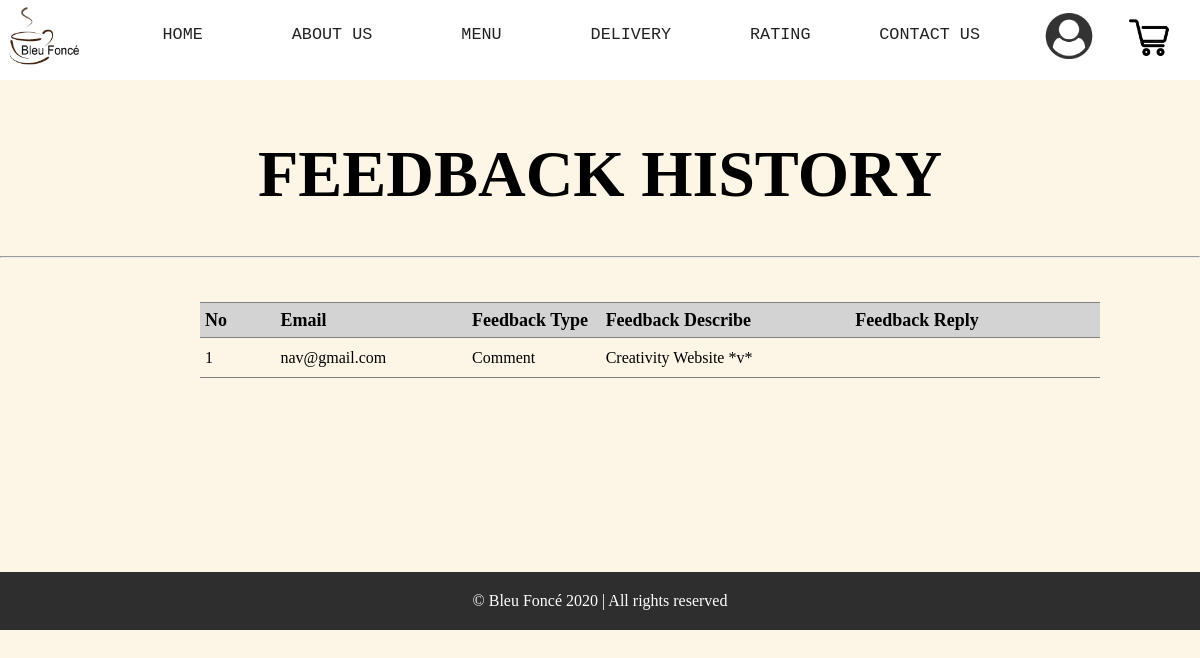
The app's page /USER/FeedbackHistory.php?viewReply&id=3 (signed in) with its own data.
### tables this page shows
CREATE TABLE IF NOT EXISTS `feedback` (
  `No` int(11) NOT NULL AUTO_INCREMENT,
  `User_ID` int(5) NOT NULL,
  `Name` varchar(200) NOT NULL,
  `Email` varchar(200) NOT NULL,
  `Feedback_Type` varchar(200) NOT NULL,
  `Feedback_Describe` varchar(200) NOT NULL,
  `Reply` varchar(200) DEFAULT NULL,
  PRIMARY KEY (`No`)
);

### USER/FeedbackHistory.php (the view, shortened to what this page needs)
<!DOCTYPE html>
<?php include("dataconnection.php"); ?>
<html>
<head>
<link rel="stylesheet" href="userfooter.css">
<link rel="stylesheet" href="userheader.css">
<link rel="stylesheet" href="userheader2.css">
</head>
<body>
	<div class="sidebar">
		<nav>
			<div class="logo"><img src="http://localhost/fyp/header/transparentlogo.png" alt="logo image"></img></div>
			<div class="choose">
				<dl>
					<a href="http://localhost/fyp/INDEX/bulBoard.php"><dt class="aa"><p>HOME</p></dt></a>
					<a href="http://localhost/fyp/INDEX/OurStory.php"><dt class="ab"><p>ABOUT US</p></dt></a>
					<dt class="ac"><a href="http://localhost/fyp/USER/Menu.php"><p>MENU</p></a>
					</dt>
					<dt class="ad"><a href="http://localhost/fyp/USER/DeliveryMenu.php"><p>DELIVERY</p></a>
					</dt>
					<a href="http://localhost/fyp/INDEX/RateBoard.php"><dt class="ae"><p>RATING</p></dt></a>
					<a href="http://localhost/fyp/INDEX/COntactUs.php"><dt class="af"><p>CONTACT US</p></dt></a>
					<dt class="ag"><img src="http://localhost/fyp/header/profile.png" alt="profile image">
					</dt>
				</dl>
			</div>
			<div class="img1" >
				<a href="http://localhost/fyp/USER/Cart.php"><img src="http://localhost/fyp/header/cart.png" alt="profile image" title="cart"></img></a>
			</div>
		</nav>
	</div>
	<h1>FEEDBACK HISTORY</h1>
	<hr/><br/><br/>
	<?php $a=0; ?>
	<?php
	if(isset($_GET["viewReply"]))
	{
		$uid = $_GET["id"];
		$result = mysqli_query($connect, "select * from feedback where User_ID = $uid");
		if(mysqli_num_rows($result)>0)
		{
	?>
	<div class="table">
		<table border="1" id="myTable">
			<tr style="background-color:#D3D3D3;height:35px;font-size:18px;">
				<th style="width:50px;" >No</th>
				<th style="width:150px;">Email</th>
				<th style="width:100px;">Feedback Type</th>
				<th style="width:200px;">Feedback Describe</th>
				<th style="width:200px;">Feedback Reply</th>
			</tr>
			<?php
			while($row = mysqli_fetch_array($result)):
			?>
			<tr>
				<td class="nonebtn"> <?php echo ++$a ?> </td>
				<td class="nonebtn"> <?php echo $row["Email"]; ?> </td>
				<td class="nonebtn"> <?php echo $row["Feedback_Type"]; ?> </td>
				<td class="nonebtn" style="word-wrap: break-word"> <?php echo $row["Feedback_Describe"]; ?> </td>
				<td class="nonebtn" style="word-wrap: break-word"> <?php echo $row["Reply"]; ?> </td>
			</tr>
			<?php
			endwhile;
			?>
		</table>
	</div>
		<?php
		}
	}
	?>
	<div id="footer">
		<p>© Bleu Foncé 2020 | All rights reserved</p>
	</div>
</body>
</html>

### USER/userfooter.css (style rules this page uses)
#footer { width: 100%; background-color: #2e2e2e; color: white; text-align: center; margin-top: 20px; font-family:times new roman; font-size:16px; }
#footer p { margin-bottom:0px; margin-top:auto; padding-top:20px; padding-bottom:20px; }

### USER/userheader.css (style rules this page uses)
body { background: #FDF5E6; margin:0px; }
nav { width:100%; height: 80px; background-color:#fff; margin-bottom:1%; }

### USER/userheader2.css (style rules this page uses)
body { background: #FDF5E6; margin:0px; }
nav { width:100%; height: 80px; background-color:#fff; margin-bottom:1%; }
.logo { width:9%; height:100%; float: left; }
.logo img { width:65%;margin-top:6.5%; margin-left: 8%; }
.choose { float: left; width:83%; height:100%; }
.choose a { color:#222; text-decoration:none; }
.choose dl { width:100%; height:100%; margin:0px; }
.choose .ag { width: 10%; text-align:right; }
.choose .ag img { width:70%; padding-top:13%; }
.choose dl dt { float: left; width: 15%; height:100%; }
.choose dl dt p { font-size: 1.4vw; font-family:"Courier New"; text-align:center; margin-top:16.5%; }
.img1 { width:8%; float:right; text-align:center; }
.img1 img { width:60%; margin-top: 12%; }

### USER/FeedbackHistory.php (style rules this page uses)
body { background-color:#FDF5E6; }
h1 { text-align:center; font-size:5.5vw; }
.table table, tr, th, td { border-collapse:collapse; border-left:none; border-right:none; border-spacing: 1px; }
.table tr { height:40px; }
.table th, .nonebtn { padding-left:5px; padding-right:10px; text-align:left; }
.table { padding-left:200px; min-height:250px; }
#myTable { table-layout:fixed; width:90%; }

### records on screen
feedback: Email "nav@gmail.com", Feedback_Type "Comment", Feedback_Describe "Creativity Website *v*"
